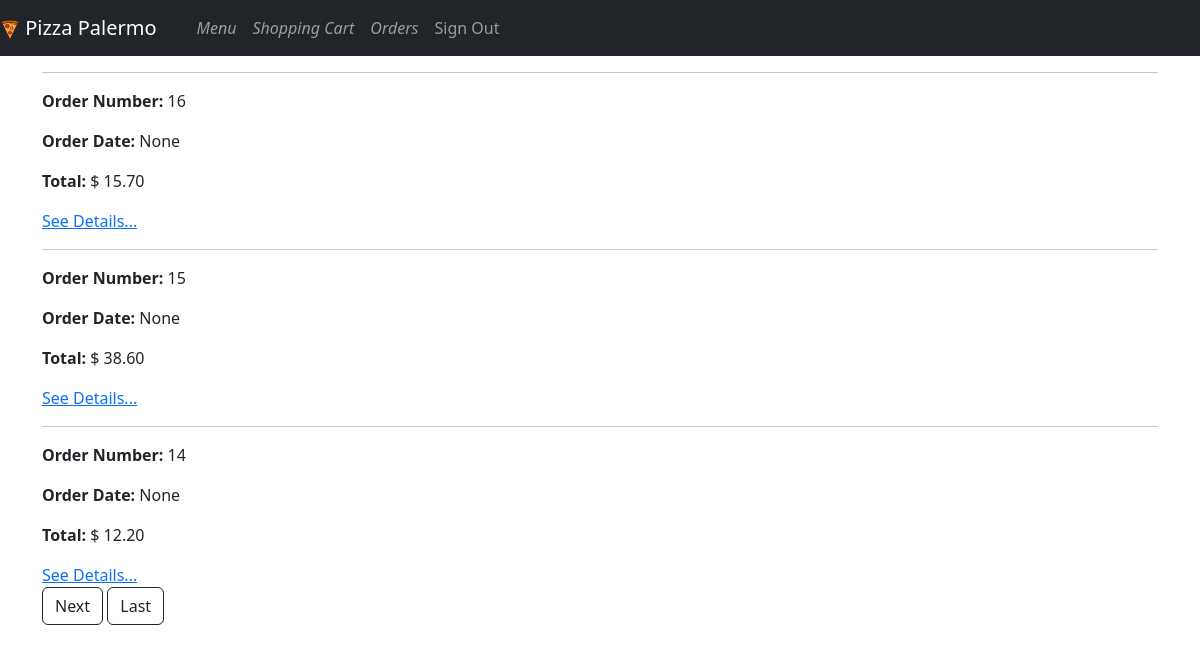
The page /orders/ (signed in) on the database as committed earlier.
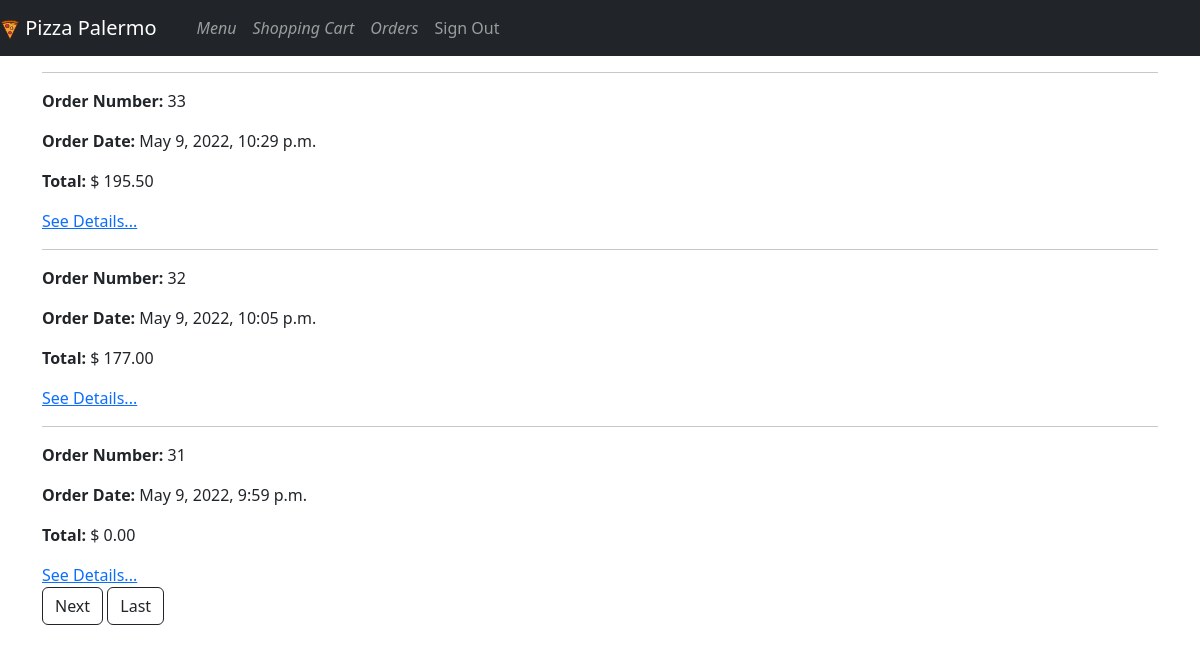
The same page on the database as committed later.
### orders/models.py (models this page shows, shortened)
class Order(models.Model):
    STATUS=((0,"Draft, in cart"), (1, "Placed, release by client"),
            (2, "Cooked"), (3, "Deliveried"),
            (4, "Canceled"), (5, "Paid"),)
    STATUS_DRAFT = 0
    order_total = models.DecimalField(default=0, max_digits=6, decimal_places=2)
    order_date = models.DateTimeField(auto_now_add=True, null=True, blank=True)
    status = models.PositiveSmallIntegerField(choices=STATUS, default=STATUS_DRAFT)
    user = models.ForeignKey(User, on_delete=models.SET_NULL,
                            related_name="OrderUser", null=True, blank=True)

### orders/views.py (the view)
# urls.py: path("orders/", OrderView.as_view(), name="invoices"),
class OrderView(LoginRequiredMixin, ListView):
    template_name = "orders/invoices.html"
    paginate_by = 3
    login_url = reverse_lazy("orders:login")
    def get_queryset(self):
        STATUS_DRAFT = 0
        return Order.objects.filter(~Q(status = STATUS_DRAFT)
                    & Q(user_id = self.request.user)).order_by("-id")

### orders/templates/orders/invoices.html (shortened to what this page needs)
{% extends "orders/base.html" %}
{% block body %}
    {% for order in order_list %}
    <hr/>
    <div>
        <p><strong>Order Number: </strong>{{ order.id }} </p>
        <p><strong>Order Date:</strong> {{ order.order_date }} </p>
        <p><strong>Total:</strong> $ {{ order.order_total }} </p>
        <a href="{% url 'orders:detailinvoices' pk=order.id %}">
          See Details...
      </a>
      </div>
    {% endfor %}
    {% include "orders/pagination.html"%}
    <br />
{% endblock %}

### orders/templates/orders/base.html (shortened to what this page needs)
<!DOCTYPE html>
<html lang="en">
{% load static %}
{% load bootstrap5 %}
{% bootstrap_css %}
    <head>
    </head>
    <body>
    <header>
      {% include "orders/navigation.html"%}
    </header>
    <div role="main" class="container d-block mx-auto">
        {% block body %}
        {% endblock %}
    </div>
  </body>
</html>

### orders/templates/orders/navigation.html (shortened to what this page needs)
{% load static %}
<nav class="navbar navbar-expand navbar-dark bg-dark static-top">
<div class="navbar-brand">
  <img src="{% static 'pizza/img/favicon.svg'%}" width="20px" alt="pizza">
  <a class="navbar-brand mr-1" href="{% url 'orders:index' %}"> Pizza Palermo </a>
</div>
<ul class="navbar-nav ml-auto ml-0 ml-md-3">
  <li class="nav-item">
    <a href="{% url 'orders:index' %}" class="nav-link">
      <i class="fa fa-list"> Menu </i>
    </a>
  </li>
  <li class="nav-item">
    <a href="{% url 'orders:cart' %}" class="nav-link">
      <i class="fas fa-cart-plus"> Shopping Cart </i>
    </a>
  </li>
  <li class="nav-item">
    <a href="{% url 'orders:invoices' %}" class="nav-link">
      <i class="fa fa-file-invoice-dollar"> Orders </i>
    </a>
  </li>
</ul>
  <ul class="navbar-nav ml-auto mr-0 mr-md-3 my-2 my-md-0">
    {% if request.user.is_authenticated %}
    <li class="nav-item">
      <a class="nav-link" href="{% url 'orders:logout' %}">
        Sign Out
      </a>
    </li>
    {% endif %}
  </ul>
</nav>

### orders/templates/orders/pagination.html (shortened to what this page needs)
{% if is_paginated %}
  {% if page_obj.has_next %}
    <a class="btn btn-outline-dark" href="?page={{page_obj.next_page_number}}"> Next </a>
    <a class="btn btn-outline-dark" href="?page={{page_obj.paginator.num_pages}}"> Last </a>
  {% endif %}
{% endif %}

Rows that differ between the two databases and show on the page:
no longer on this page (row unchanged): Order: id "16", order_date "None", order_total "15.70"
no longer on this page (row unchanged): Order: id "15", order_date "None", order_total "38.60"
no longer on this page (row unchanged): Order: id "14", order_date "None", order_total "12.20"
added Order: id "33", order_date "May 9, 2022, 10:29 p.m.", order_total "195.50"
added Order: id "32", order_date "May 9, 2022, 10:05 p.m.", order_total "177.00"
added Order: id "31", order_date "May 9, 2022, 9:59 p.m.", order_total "0.00"
